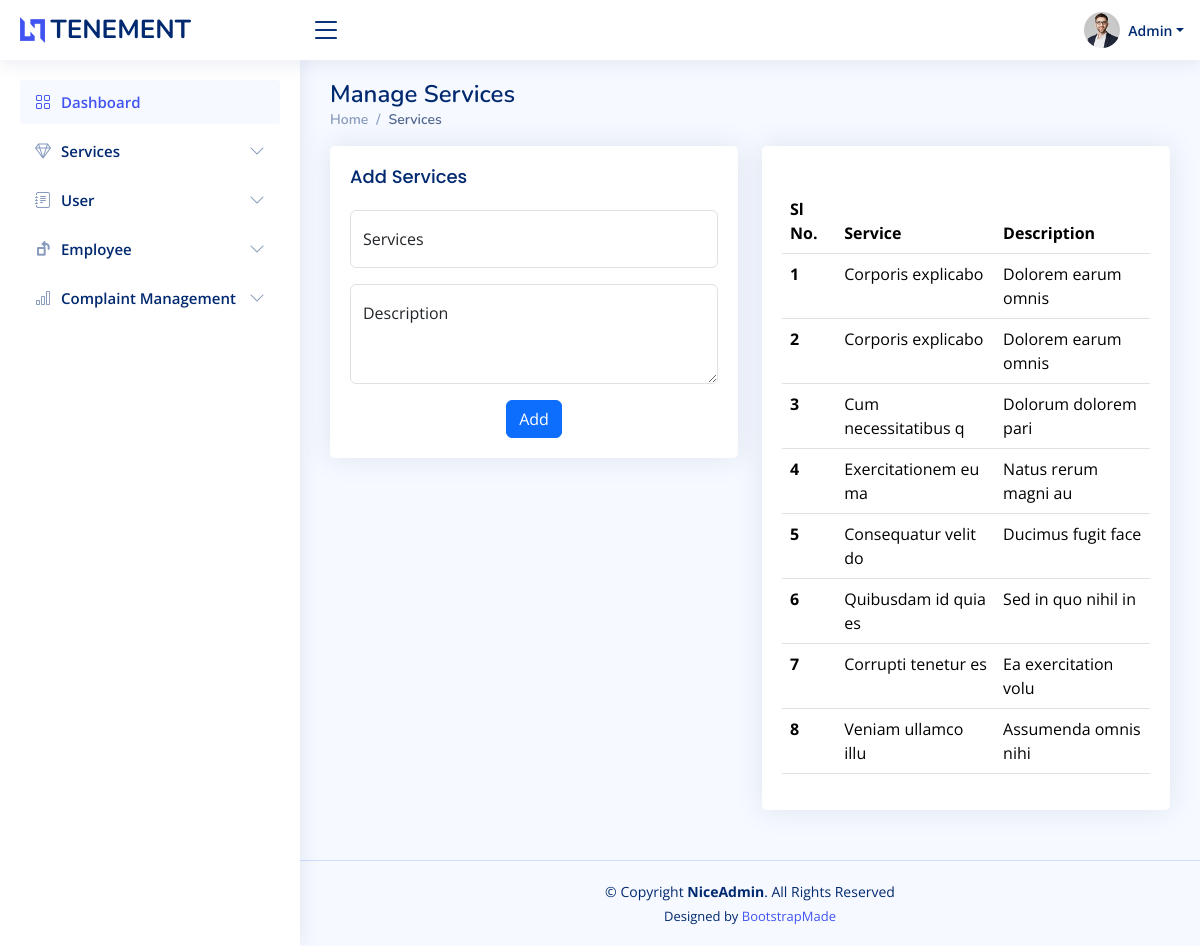
Page /admin/service.php on the earlier database version.
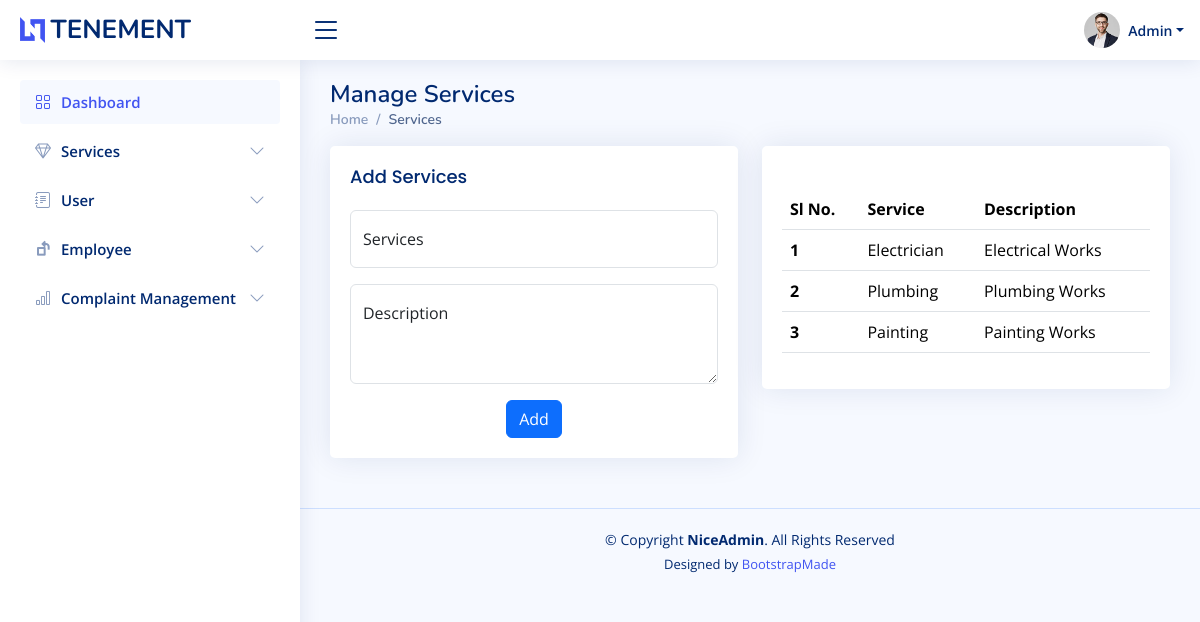
Same page on the later database version.
### tables this page shows
CREATE TABLE `items` (
  `id` int(50) NOT NULL,
  `services` varchar(100) NOT NULL,
  `description` varchar(200) NOT NULL
);

### connect.php (called while the page is built, shortened)
<?php
$dbname="tenement";
$conn=mysqli_connect("localhost","root","",$dbname);
function select_data($sql)
{
  global $conn;
  $res = mysqli_query($conn, $sql);
  if ($res)
    return $res;
  else
    return False;
}
?>

### admin/service.php (the view, shortened to what this page needs)
<?php
include 'header.php';
?>
<main id="main" class="main">
  <div class="pagetitle">
    <h1>Manage Services</h1>
    <nav>
      <ol class="breadcrumb">
        <li class="breadcrumb-item"><a href="index.php">Home</a></li>
        <li class="breadcrumb-item active">Services</li>
      </ol>
    </nav>
  </div>
  <section class="section">
    <div class="row">
      <div class=col-md-6>
        <div class="card">
          <div class="card-body">
            <h5 class="card-title">Add Services</h5>
            <form class="row g-3" action="php/add.php" method="POST">
              <div class="col-md-12">
                <div class="form-floating">
                  <input type="text" class="form-control" name="services" placeholder="Your Name">
                  <label for="services">Services</label>
                </div>
              </div>
              <div class="col-12">
                <div class="form-floating">
                  <textarea class="form-control" placeholder="Address" name="description" style="height: 100px;"></textarea>
                  <label for="floatingTextarea">Description</label>
                </div>
              </div>
              <div class="text-center">
                <button type="submit" class="btn btn-primary">Add</button>
              </div>
            </form>
          </div>
        </div>
      </div>
      <div class="col-lg-6">
        <div class="card">
          <div class="card-body">
            <h5 class="card-title"></h5>
            <table class="table datatable">
              <thead>
                <tr>
                  <th scope="col">Sl No.</th>
                  <th scope="col">Service</th>
                  <th scope="col">Description</th>
                </tr>
              </thead>
              <tbody>
                <tr>
                <?php
                $sql="SELECT * FROM items ";
                $data=select_data($sql);
                $n=1;
                while($user=mysqli_fetch_assoc($data)){
                  ?>
                  <th scope="row"><?php echo $n++?></th>
                  <td><?php echo $user['services']?></td>
                  <td><?php echo $user['description']?></td>
                </tr>
          <?php
                }
                ?>
              </tbody>
            </table>
          </div>
        </div>
      </div>
    </div>
  </section>
</main>

### admin/header.php (shortened to what this page needs)
<?php
require '../connect.php';
?>
<!DOCTYPE html>
<html lang="en">
<head>
  <link href="assets/vendor/bootstrap/css/bootstrap.min.css" rel="stylesheet">
  <link href="assets/vendor/bootstrap-icons/bootstrap-icons.css" rel="stylesheet">
  <link href="assets/vendor/boxicons/css/boxicons.min.css" rel="stylesheet">
  <link href="assets/vendor/quill/quill.snow.css" rel="stylesheet">
  <link href="assets/vendor/quill/quill.bubble.css" rel="stylesheet">
  <link href="assets/vendor/remixicon/remixicon.css" rel="stylesheet">
  <link href="assets/vendor/simple-datatables/style.css" rel="stylesheet">
  <link href="assets/css/style.css" rel="stylesheet">
</head>
<body>
  <header id="header" class="header fixed-top d-flex align-items-center">
    <div class="d-flex align-items-center justify-content-between">
      <a href="index.php" class="logo d-flex align-items-center">
        <img src="assets/img/logo.png" alt="">
        <span class="d-none d-lg-block">TENEMENT</span>
      </a>
      <i class="bi bi-list toggle-sidebar-btn"></i>
    </div>
    <nav class="header-nav ms-auto">
      <ul class="d-flex align-items-center">
        <li class="nav-item dropdown pe-3">
          <a class="nav-link nav-profile d-flex align-items-center pe-0" href="#" data-bs-toggle="dropdown">
            <img src="assets/img/profile-img.jpg" alt="Profile" class="rounded-circle">
            <span class="d-none d-md-block dropdown-toggle ps-2">Admin</span>
          </a>
        </li>
      </ul>
    </nav>
  </header>
  <aside id="sidebar" class="sidebar">
    <ul class="sidebar-nav" id="sidebar-nav">
      <li class="nav-item">
        <a class="nav-link " href="index.php">
          <i class="bi bi-grid"></i>
          <span>Dashboard</span>
        </a>
      </li>
<li class="nav-item">
  <a class="nav-link collapsed" data-bs-target="#icons-nav" data-bs-toggle="collapse" href="#">
    <i class="bi bi-gem"></i><span>Services</span><i class="bi bi-chevron-down ms-auto"></i>
  </a>
</li>
      <li class="nav-item">
        <a class="nav-link collapsed" data-bs-target="#forms-nav" data-bs-toggle="collapse" href="#">
          <i class="bi bi-journal-text"></i><span>User</span><i class="bi bi-chevron-down ms-auto"></i>
        </a>
      </li>
      <li class="nav-item">
        <a class="nav-link collapsed" data-bs-target="#tables-nav" data-bs-toggle="collapse" href="#">
        <i class="ri-anticlockwise-2-line"></i><span>Employee</span><i class="bi bi-chevron-down ms-auto"></i>
        </a>
      </li>
      <li class="nav-item">
        <a class="nav-link collapsed" data-bs-target="#charts-nav" data-bs-toggle="collapse" href="#">
          <i class="bi bi-bar-chart"></i><span>Complaint Management</span><i class="bi bi-chevron-down ms-auto"></i>
        </a>
      </li>
    </ul>
  </aside>

### admin/assets/css/style.css (style rules this page uses)
:root { scroll-behavior: smooth; }
body { font-family: "Open Sans", sans-serif; background: #f6f9ff; color: #444444; }
a { color: #4154f1; text-decoration: none; }
h1, h2, h3, h4, h5, h6 { font-family: "Nunito", sans-serif; }
#main { margin-top: 60px; padding: 20px 30px; transition: all 0.3s; }
.pagetitle { margin-bottom: 10px; }
.pagetitle h1 { font-size: 24px; margin-bottom: 0; font-weight: 600; color: #012970; }
.card { margin-bottom: 30px; border: none; border-radius: 5px; box-shadow: 0px 0 30px rgba(1, 41, 112, 0.1); }
.card-title { padding: 20px 0 15px 0; font-size: 18px; font-weight: 500; color: #012970; font-family: "Poppins", sans-serif; }
.card-body { padding: 0 20px 20px 20px; }
.breadcrumb { font-size: 14px; font-family: "Nunito", sans-serif; color: #899bbd; font-weight: 600; }
.breadcrumb a { color: #899bbd; transition: 0.3s; }
.breadcrumb .breadcrumb-item::before { color: #899bbd; }
.breadcrumb .active { color: #51678f; font-weight: 600; }
.logo { line-height: 1; }
@media (min-width: 1200px) { .logo { width: 280px; } }
.logo img { max-height: 26px; margin-right: 6px; }
.logo span { font-size: 26px; font-weight: 700; color: #012970; font-family: "Nunito", sans-serif; }
.header { transition: all 0.5s; z-index: 997; height: 60px; box-shadow: 0px 2px 20px rgba(1, 41, 112, 0.1); background-color: #fff; padding-left: 20px; }
.header .toggle-sidebar-btn { font-size: 32px; padding-left: 10px; cursor: pointer; color: #012970; }
.header-nav ul { list-style: none; }
.header-nav > ul { margin: 0; padding: 0; }
.header-nav .nav-profile { color: #012970; }
.header-nav .nav-profile img { max-height: 36px; }
.header-nav .nav-profile span { font-size: 14px; font-weight: 600; }
.sidebar { position: fixed; top: 60px; left: 0; bottom: 0; width: 300px; z-index: 996; transition: all 0.3s; padding: 20px; overflow-y: auto; scrollbar-width: thin; scrollbar-color: #aab7cf transparent; box-shadow: 0px 0px 20px rgba(1, 41, 112, 0.1); background-color: #fff; }
@media (min-width: 1200px) { #main, #footer { margin-left: 300px; } }
.sidebar-nav { padding: 0; margin: 0; list-style: none; }
.sidebar-nav li { padding: 0; margin: 0; list-style: none; }
.sidebar-nav .nav-item { margin-bottom: 5px; }
.sidebar-nav .nav-link { display: flex; align-items: center; font-size: 15px; font-weight: 600; color: #4154f1; transition: 0.3; background: #f6f9ff; padding: 10px 15px; border-radius: 4px; }
.sidebar-nav .nav-link i { font-size: 16px; margin-right: 10px; color: #4154f1; }
.sidebar-nav .nav-link.collapsed { color: #012970; background: #fff; }
.sidebar-nav .nav-link.collapsed i { color: #899bbd; }
.sidebar-nav .nav-link .bi-chevron-down { margin-right: 0; transition: transform 0.2s ease-in-out; }
.footer { padding: 20px 0; font-size: 14px; transition: all 0.3s; border-top: 1px solid #cddfff; }
.footer .copyright { text-align: center; color: #012970; }
.footer .credits { padding-top: 5px; text-align: center; font-size: 13px; color: #012970; }

Differences in the rows shown:
removed items: services "Corporis explicabo", description "Dolorem earum omnis"
removed items: services "Corporis explicabo", description "Dolorem earum omnis"
removed items: services "Cum necessitatibus q", description "Dolorum dolorem pari"
removed items: services "Exercitationem eu ma", description "Natus rerum magni au"
removed items: services "Consequatur velit do", description "Ducimus fugit face"
removed items: services "Quibusdam id quia es", description "Sed in quo nihil in"
removed items: services "Corrupti tenetur es", description "Ea exercitation volu"
removed items: services "Veniam ullamco illu", description "Assumenda omnis nihi"
added items: services "Electrician", description "Electrical Works"
added items: services "Plumbing", description "Plumbing Works"
added items: services "Painting", description "Painting Works"
